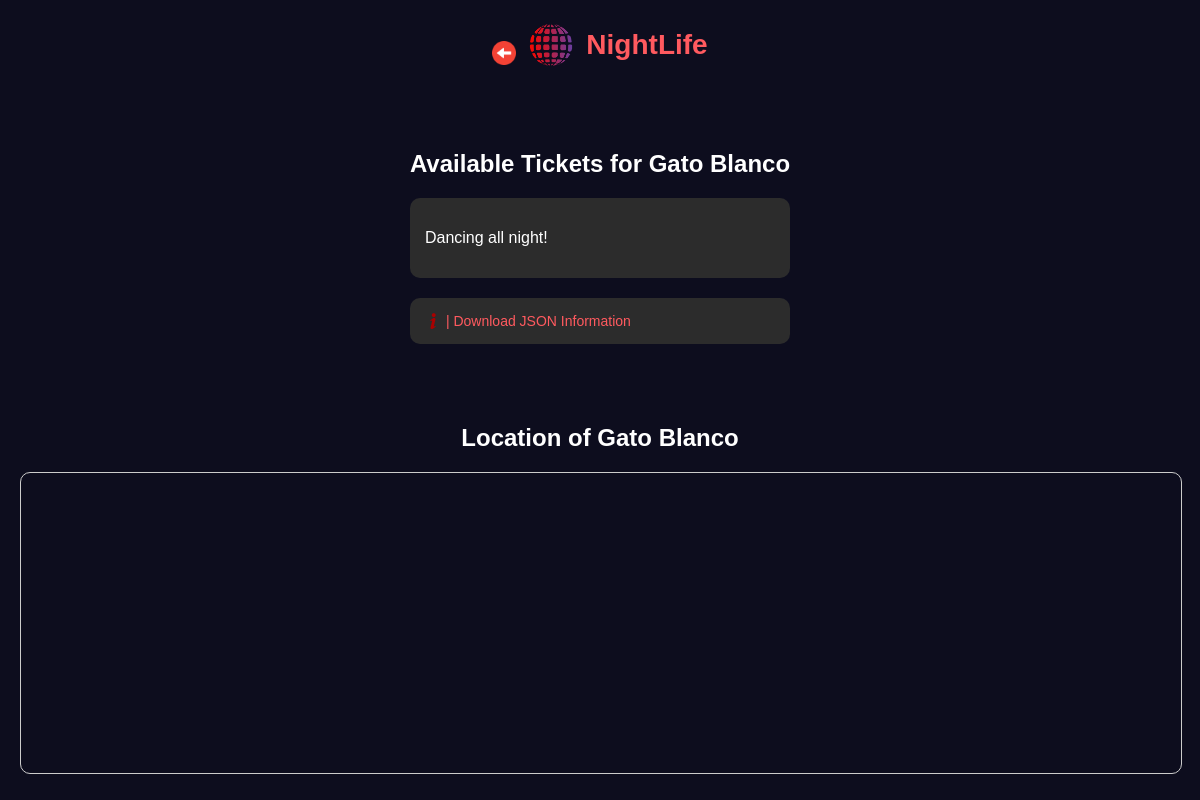
The page /en/nightclub/3/tickets/ on the database as committed earlier.
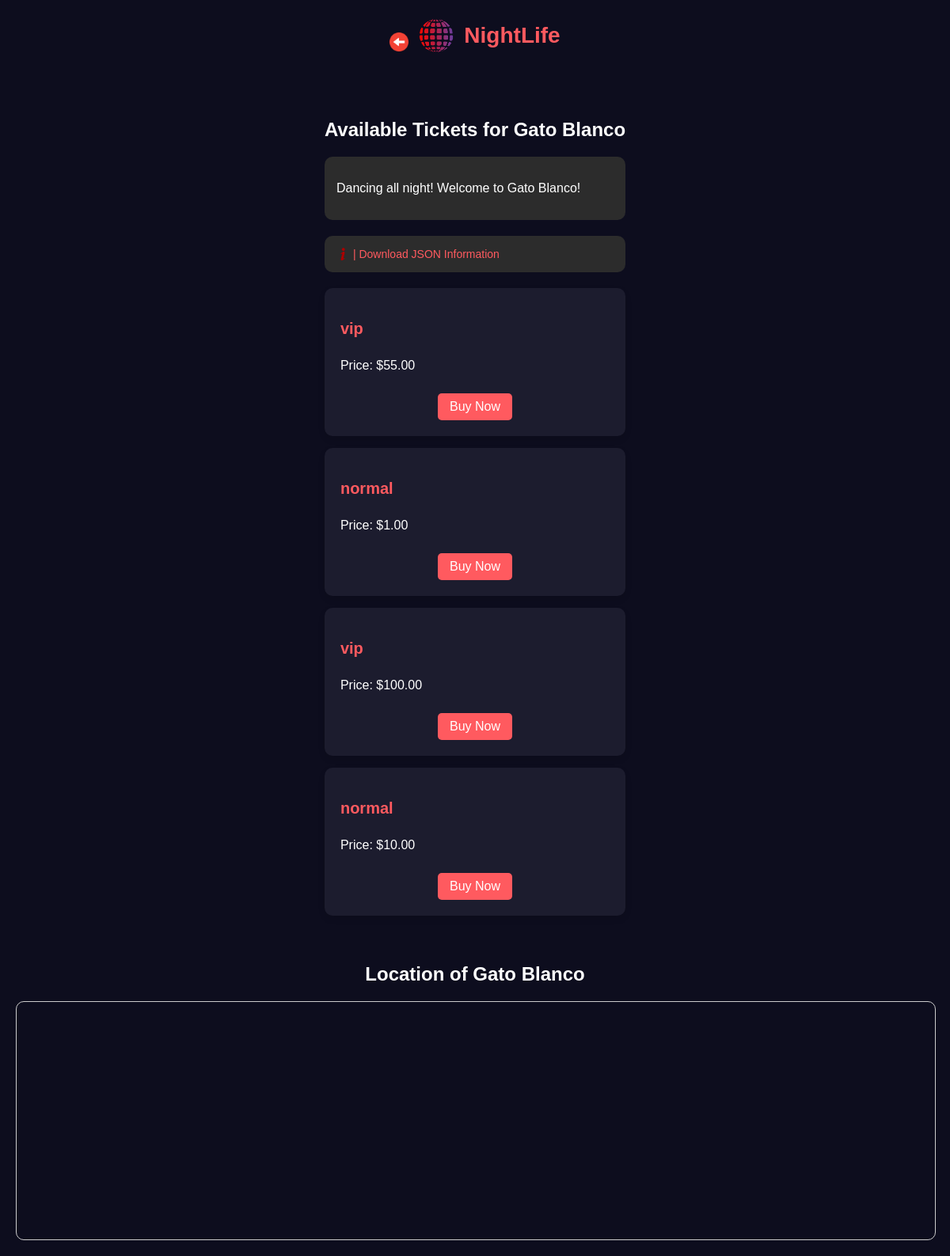
The same page on the database as committed later.
### tickets/models.py (models this page shows, shortened)
class NightClub(models.Model):
    name = models.CharField(max_length=255)
    address = models.CharField(max_length=255, null=True, blank=True)  # Allow null and blank values
    description = models.TextField(blank=True, null=True)
    image = models.ImageField(upload_to='nightclubs/', blank=True, null=True)
    latitude = models.DecimalField(max_digits=17, decimal_places=15, null=True, blank=True)
    longitude = models.DecimalField(max_digits=17, decimal_places=15, null=True, blank=True)

class Ticket(models.Model):
    TICKET_CHOICES = [
        ('normal', 'Normal Cover'),
        ('vip', 'VIP Cover'),
    ]
    nightclub = models.ForeignKey(NightClub, related_name='tickets', on_delete=models.CASCADE)
    ticket_type = models.CharField(max_length=50, choices=TICKET_CHOICES)
    price = models.DecimalField(max_digits=6, decimal_places=2)
    description = models.TextField(blank=True, null=True)

### tickets/views.py (the view)
# urls.py: path('nightclub/<int:nightclub_id>/tickets/', views.TicketListView, name='ticket-list'),  # Lista de tickets
def TicketListView(request, nightclub_id):
    set_language_in_view(request)  # Activa idioma según sesión
    nightclub = get_object_or_404(NightClub, pk=nightclub_id)
    tickets = Ticket.objects.filter(nightclub=nightclub)
    google_maps_api_key = settings.GOOGLE_MAPS_API_KEY
    return render(request, 'tickets/ticket_list.html', {
        'nightclub': nightclub,
        'tickets': tickets,
        'google_maps_api_key': google_maps_api_key,
    })

### tickets/views.py (called while the page is built)
def set_language_in_view(request):
    if request.method == 'POST':
        language = request.POST.get('language', 'en')  # Idioma predeterminado: inglés
        translation.activate(language)
        request.session['django_language'] = language
        response = redirect(request.META.get('HTTP_REFERER', '/'))
        response.set_cookie('django_language', language)
        return response

### tickets/templates/tickets/ticket_list.html (shortened to what this page needs)
<!DOCTYPE html>
<html lang="{{ LANGUAGE_CODE }}">
<head>
    {% load static %}
    {% load i18n %}
    <link rel="stylesheet" href="{% static 'css/styles.css' %}">
</head>
<body class="homepage">
<header class="header">
    <div class="logo-section">
    <a href="{% url 'home' %}">
                <img src="{% static 'images/back-arrow.png' %}" alt="{% trans "Back" %}" class="back-arrow">
            </a>
        <div class="logo-section">
        <a href="{% url 'home' %}" class="logo-link">
            <img src="{% static 'images/logo.png' %}" alt="{% trans 'NightLife Logo' %}" class="logo">
            <h1>{% trans "NightLife" %}</h1>
        </a>
    </div>
</header>
<section class="nightclub-list">
    <h2>{% trans "Available Tickets for" %} {{ nightclub.name }}</h2>
    <div class="nightclub-info-section">
        <p>{{ nightclub.description }}</p>
    </div>
<div class="nightclub-info-section">
         <a href="{% url 'download-nightclub-json' nightclub.id %}" class="info-icon">
        <img src="{% static 'images/info.png' %}" alt="{% trans 'Download JSON' %}" title="{% trans 'Download JSON Information' %}">
            {% trans " | Download JSON Information" %}
             </a>
    </div>
    <div class="nightclubs">
        {% for ticket in tickets %}
        <a href="{% url 'ticket-detail' ticket.id %}" class="ticket-card">
            <h3>{{ ticket.ticket_type }}</h3>
            <p>{% trans "Price" %}: ${{ ticket.price }}</p>
            <button class="buy-button">{% trans "Buy Now" %}</button>
        </a>
        {% endfor %}
    </div>
</section>
<section class="map-section">
    <h2>{% trans "Location of" %} {{ nightclub.name }}</h2>
    <div id="map"></div>
</section>
</body>
</html>

Rows that differ between the two databases and show on the page:
changed NightClub "Gato Blanco": description "Dancing all night!" → "Dancing all night! Welcome to Gato Blanco!"
added Ticket: ticket_type "vip", price "55.00"
added Ticket: ticket_type "normal", price "1.00"
added Ticket: ticket_type "vip", price "100.00"
added Ticket: ticket_type "normal", price "10.00"
